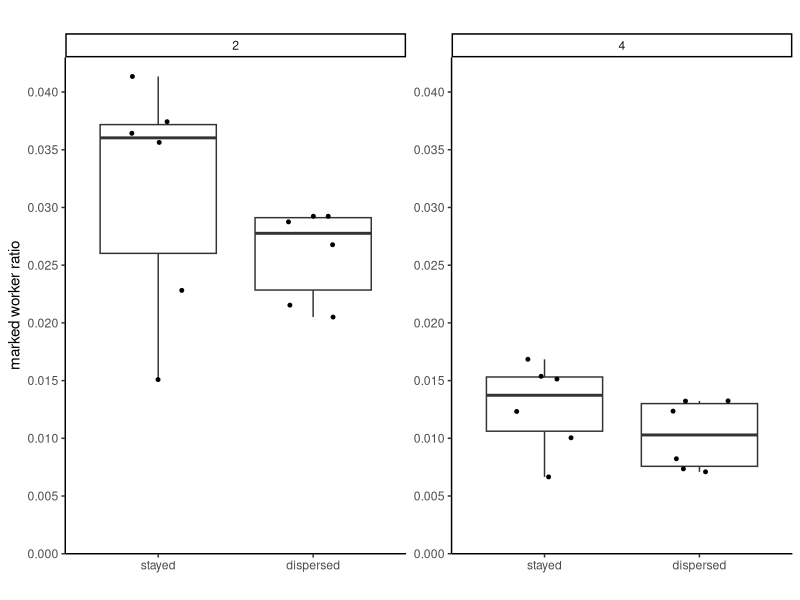
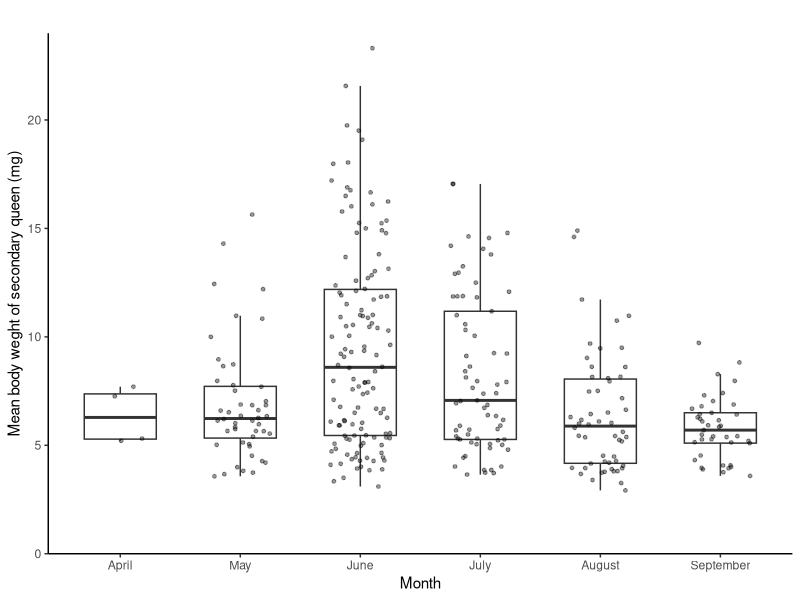
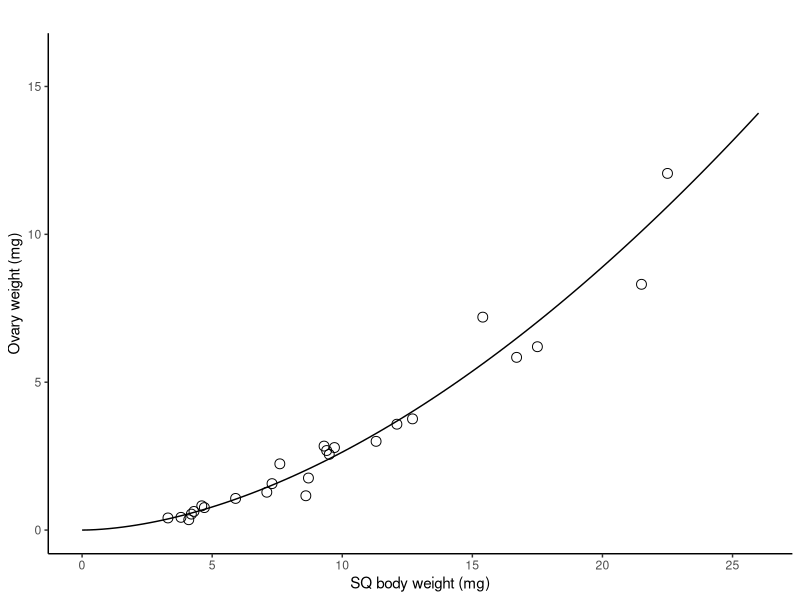
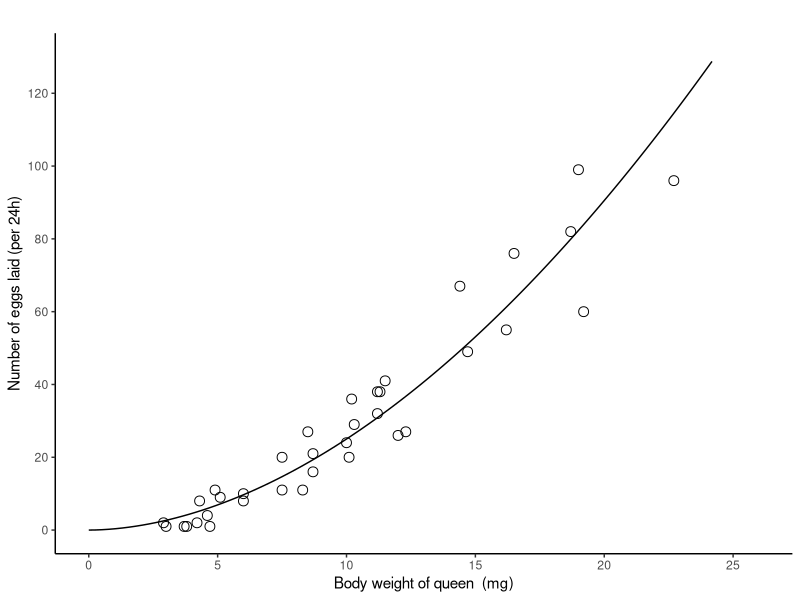
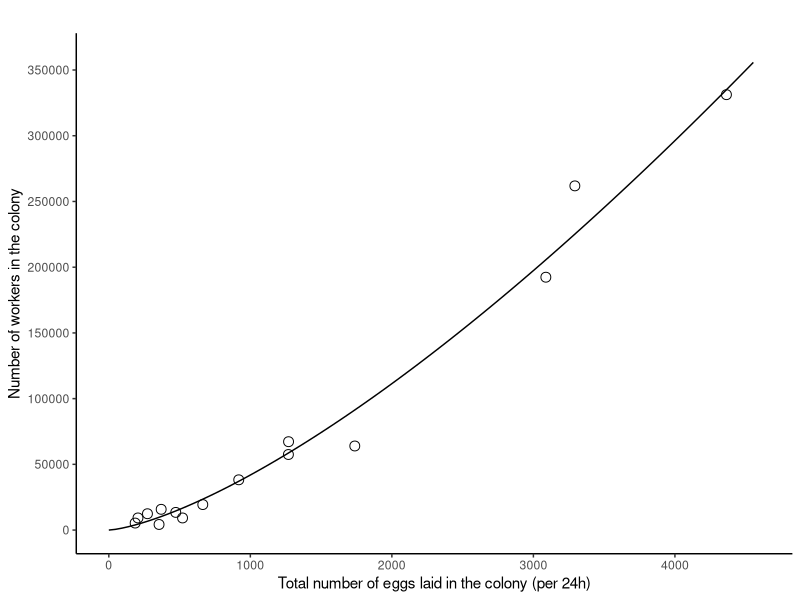
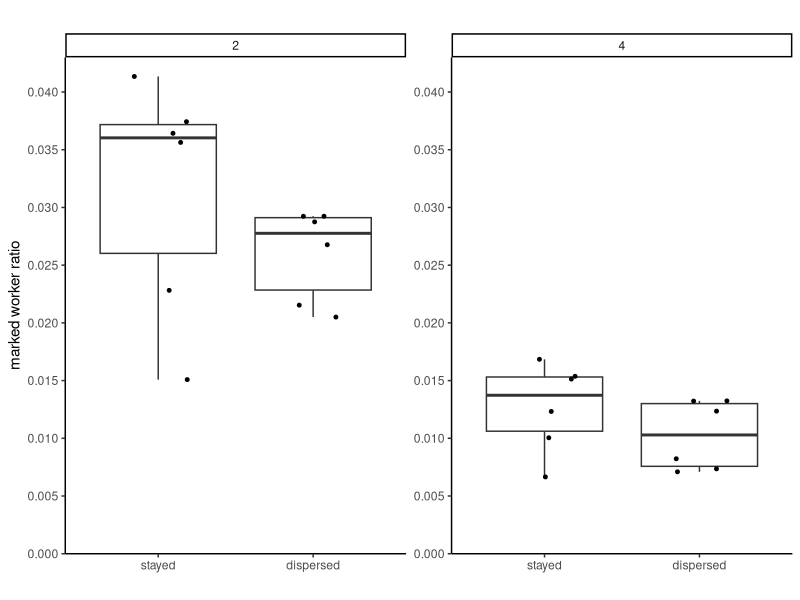
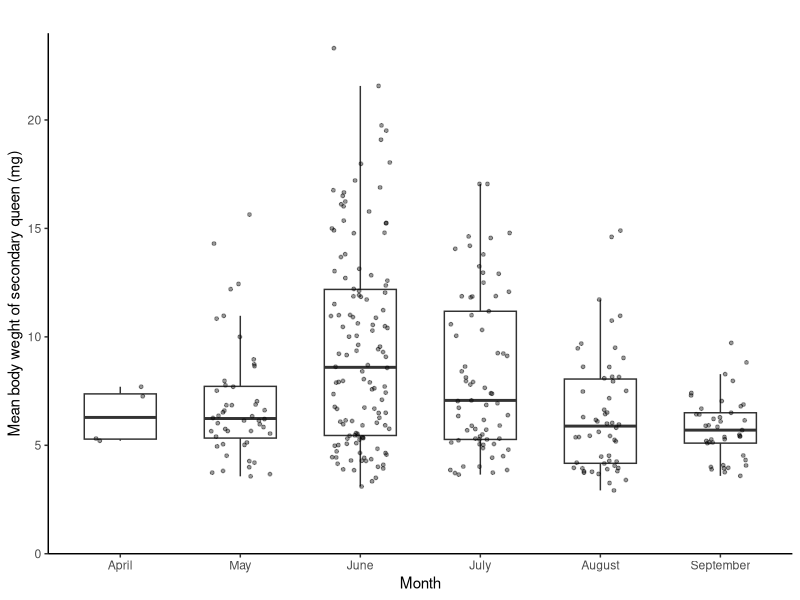
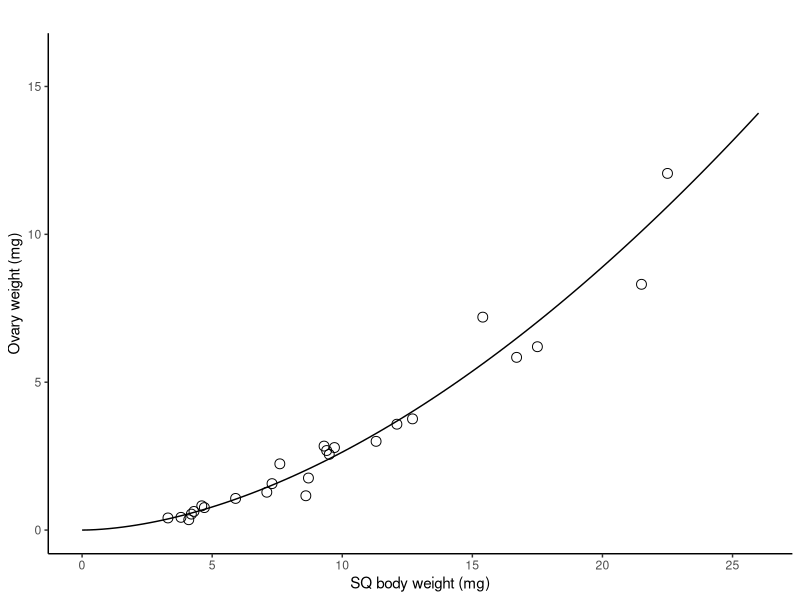

Generate these figures, in order, with R: (Note: this script raises an error after producing the figures.)
## ---- chunk 1
# All analyses were performed using R v4.2.3.
## ---- chunk 2
# packages
install.packages("readxl")
install.packages("ggplot2")
install.packages("tidyverse")
install.packages("dplyr")
install.packages("lme4")
install.packages("car")

library(readxl)
library(ggplot2)
library(tidyverse)
library(lme4)
library(car)
## ---- chunk 3
# data loading and processing
mark <- read_excel("Dataset.xlsx", sheet="mark recapture") %>% 
  mutate(total_W = no_of_unmarked_wrokers + no_of_marked_workers_stayed_in_introduced_log + no_of_marked_workers_dispersed_from_another_log) %>% 
  as.data.frame(.)

mark_r <- mark %>% 
  filter(area == "royal_chamber")
mark_f <- mark %>% 
  filter(area == "foraging")

# marked workers introduced in royal area
introduced_in_royal <- mark_r %>% 
  rename(no_of_marked_workers = no_of_marked_workers_stayed_in_introduced_log) %>% 
  dplyr::select(colony, period_week, no_of_marked_workers, total_W) %>% 
  mutate(category = "stayed")
despersed_to_foraging <- mark_f %>% 
  rename(no_of_marked_workers = no_of_marked_workers_dispersed_from_another_log) %>% 
  dplyr::select(colony, period_week, no_of_marked_workers, total_W) %>% 
  mutate(category = "dispersed")
introduced_in_royal <- rbind(introduced_in_royal, despersed_to_foraging) %>% 
   mutate(origin = "introduced_in_royal")

# marked workers introduced in foraging area
introduced_in_foraging <- mark_f %>% 
  rename(no_of_marked_workers = no_of_marked_workers_stayed_in_introduced_log) %>% 
  dplyr::select(colony, period_week, no_of_marked_workers, total_W) %>% 
  mutate(category = "stayed")
despersed_to_royal <- mark_r %>% 
  rename(no_of_marked_workers = no_of_marked_workers_dispersed_from_another_log) %>% 
  dplyr::select(colony, period_week, no_of_marked_workers, total_W) %>% 
  mutate(category = "dispersed")
introduced_in_foraging <- rbind(introduced_in_foraging, despersed_to_royal) %>% 
   mutate(origin = "introduced_in_foraging")

mark_all <- rbind(introduced_in_royal, introduced_in_foraging)
## ---- chunk 4
summary_mark <- mark %>% 
  group_by(period_week,colony) %>% 
  summarize(mean = mean(no_of_unmarked_wrokers)) %>% 
  summarize(number = n())
summary_mark
## ---- chunk 5
model_all1 <- glmer(cbind(no_of_marked_workers, total_W-no_of_marked_workers) ~ category * period_week + (1|colony), family = binomial, mark_all)
model_all2 <- glmer(cbind(no_of_marked_workers, total_W-no_of_marked_workers) ~ category + period_week + (1|colony), family = binomial, mark_all)
model_all3 <- glmer(cbind(no_of_marked_workers, total_W-no_of_marked_workers) ~ 1 + period_week + (1|colony), family = binomial, mark_all)

summary(model_all1)
anova(model_all1, model_all2, test="Chi")
## ---- chunk 6
summary(model_all2)
anova(model_all2, model_all3, test="Chi")
## ---- chunk 7
model_2w1 <- glmer(cbind(no_of_marked_workers, total_W-no_of_marked_workers) ~ category + (1|colony), family = binomial, mark_all %>% filter(period_week=="2"))
model_2w2 <- glmer(cbind(no_of_marked_workers, total_W-no_of_marked_workers) ~ 1 + (1|colony), family = binomial, mark_all %>% filter(period_week=="2"))
summary(model_2w1)
anova(model_2w1, model_2w2, test="Chi")
## ---- chunk 8
model_4w1 <- glmer(cbind(no_of_marked_workers, total_W-no_of_marked_workers) ~ category + (1|colony), family = binomial, mark_all %>% filter(period_week=="4"))
model_4w2 <- glmer(cbind(no_of_marked_workers, total_W-no_of_marked_workers) ~ 1 + (1|colony), family = binomial, mark_all %>% filter(period_week=="4"))
summary(model_4w1)
anova(model_4w1, model_4w2, test="Chi")
## ---- chunk 9
model_r1 <- glmer(cbind(no_of_marked_workers, total_W-no_of_marked_workers) ~ category * period_week + (1|colony), family = binomial, introduced_in_royal)
model_r2 <- glmer(cbind(no_of_marked_workers, total_W-no_of_marked_workers) ~ category + period_week + (1|colony), family = binomial, introduced_in_royal)
summary(model_r1)
anova(model_r1, model_r2, test="Chi")
## ---- chunk 10
model_r2_1 <- glmer(cbind(no_of_marked_workers, total_W-no_of_marked_workers) ~ category + (1|colony), family = binomial, introduced_in_royal %>% filter(period_week=="2"))
model_r2_2 <- glmer(cbind(no_of_marked_workers, total_W-no_of_marked_workers) ~ 1 + (1|colony), family = binomial, introduced_in_royal %>% filter(period_week=="2"))
summary(model_r2_1)
anova(model_r2_1, model_r2_2, test="Chi")
## ---- chunk 11
model_r4_1 <- glmer(cbind(no_of_marked_workers, total_W-no_of_marked_workers) ~ category + (1|colony), family = binomial, introduced_in_royal %>% filter(period_week=="4"))
model_r4_2 <- glmer(cbind(no_of_marked_workers, total_W-no_of_marked_workers) ~ 1 + (1|colony), family = binomial, introduced_in_royal %>% filter(period_week=="4"))
summary(model_r4_1)
anova(model_r4_1, model_r4_2, test="Chi")
## ---- chunk 12
model_f1 <- glmer(cbind(no_of_marked_workers, total_W-no_of_marked_workers) ~ category * period_week + (1|colony), family = binomial, introduced_in_foraging)
model_f2 <- glmer(cbind(no_of_marked_workers, total_W-no_of_marked_workers) ~ category + period_week + (1|colony), family = binomial, introduced_in_foraging)
summary(model_f1)
Anova(model_f1)
anova(model_f1, model_f2, test="Chi")
## ---- chunk 13
model_f2_1 <- glmer(cbind(no_of_marked_workers, total_W-no_of_marked_workers) ~ category + (1|colony), family = binomial, introduced_in_foraging %>% filter(period_week=="2"))
model_f2_2 <- glmer(cbind(no_of_marked_workers, total_W-no_of_marked_workers) ~ 1 + (1|colony), family = binomial, introduced_in_foraging %>% filter(period_week=="2"))
summary(model_f2_1)
anova(model_f2_1, model_f2_2, test="Chi")
## ---- chunk 14
model_f4_1 <- glmer(cbind(no_of_marked_workers, total_W-no_of_marked_workers) ~ category + (1|colony), family = binomial, introduced_in_foraging %>% filter(period_week=="4"))
model_f4_2 <- glmer(cbind(no_of_marked_workers, total_W-no_of_marked_workers) ~ 1 + (1|colony), family = binomial, introduced_in_foraging %>% filter(period_week=="4"))
summary(model_f4_1)
anova(model_f4_1, model_f4_2, test="Chi")
## ---- chunk 15
# distribution of marked workers
mark_all$category <- factor(mark_all$category, levels=c("stayed","dispersed")) 

Figure_mark_all <-
ggplot(mark_all,
       aes(y = no_of_marked_workers/total_W,
           x = category,
           ))+
  geom_boxplot() + 
  geom_jitter(#group = "group", 
              color = "black", 
              height = 0, 
              width = 0.2, 
              alpha = 1, 
              size = 1 
              ) +
  facet_wrap(vars(as.factor(period_week)), scales = "free") +
  scale_y_continuous(breaks=seq(0,1,by=0.005),limits=c(0,0.043),expand=c(0,0)) +
  labs(y = "marked worker ratio",
       x = "",
       title ="") +
  theme_classic()
Figure_mark_all

# save figure
ggsave(file = "Figure distribution of marked workers.pdf", plot = Figure_mark_all, dpi = 300, width = 89, height = 89, units = c("mm"))
## ---- chunk 16
# data loading
variance <- read_excel("Dataset.xlsx", sheet="seasonality in queen weight") %>% 
  as.data.frame(.)

variance_c <- variance %>% 
  group_by(colony, month) %>% 
  summarize(mean_body_weight_of_secondary_queen_mg = mean(body_weight_of_secondary_queen_mg)) %>% 
  mutate(mean_body_weight_of_secondary_queen_mg = round(mean_body_weight_of_secondary_queen_mg,2))
## ---- chunk 17
summary_variance <- variance %>% 
  summarize(number = n())
summary_variance

summary_variance_c <- variance_c %>% 
  summarize(number = n())
summary_variance_c
## ---- chunk 18
var.test(mean_body_weight_of_secondary_queen_mg ~ month, variance_c %>% filter(month=="April"|month=="May"))
var.test(mean_body_weight_of_secondary_queen_mg ~ month, variance_c %>% filter(month=="April"|month=="June"))
var.test(mean_body_weight_of_secondary_queen_mg ~ month, variance_c %>% filter(month=="April"|month=="July"))
var.test(mean_body_weight_of_secondary_queen_mg ~ month, variance_c %>% filter(month=="April"|month=="August"))
var.test(mean_body_weight_of_secondary_queen_mg ~ month, variance_c %>% filter(month=="April"|month=="September"))

var.test(mean_body_weight_of_secondary_queen_mg ~ month, variance_c %>% filter(month=="May"|month=="June"))
var.test(mean_body_weight_of_secondary_queen_mg ~ month, variance_c %>% filter(month=="May"|month=="July"))
var.test(mean_body_weight_of_secondary_queen_mg ~ month, variance_c %>% filter(month=="May"|month=="August"))
var.test(mean_body_weight_of_secondary_queen_mg ~ month, variance_c %>% filter(month=="May"|month=="September"))

var.test(mean_body_weight_of_secondary_queen_mg ~ month, variance_c %>% filter(month=="June"|month=="July"))
var.test(mean_body_weight_of_secondary_queen_mg ~ month, variance_c %>% filter(month=="June"|month=="August"))
var.test(mean_body_weight_of_secondary_queen_mg ~ month, variance_c %>% filter(month=="June"|month=="September"))

var.test(mean_body_weight_of_secondary_queen_mg ~ month, variance_c %>% filter(month=="July"|month=="August"))
var.test(mean_body_weight_of_secondary_queen_mg ~ month, variance_c %>% filter(month=="July"|month=="September"))

var.test(mean_body_weight_of_secondary_queen_mg ~ month, variance_c %>% filter(month=="August"|month=="September"))
## ---- chunk 19
variance_c$month <- factor(variance_c$month, levels=c("April","May","June","July", "August", "September"))
Fig_SQ_weight <- 
ggplot(variance_c, aes(y = mean_body_weight_of_secondary_queen_mg, x = factor(month))) + 
  geom_boxplot(outlier.shape = NA, 
               width=0.6
               ) + 
  geom_jitter(#group = "group", 
              color = "black", 
              height = 0, 
              width = 0.25, 
              alpha = 0.4, 
              size = 1 
              ) +
  scale_y_continuous(breaks=seq(0,50,by=5),limits=c(0,24),expand=c(0,0)) +
  labs(y = "Mean body weght of secondary queen (mg)", 
       x = "Month",
       title ="") +
  theme_classic()
Fig_SQ_weight

# save figure
ggsave(file = "Figure SQ weight seasonality.pdf", plot = Fig_SQ_weight, dpi = 300, width = 89, height = 89, units = c("mm"))
## ---- chunk 20
# loading data
ovary <- read_excel("Dataset.xlsx", sheet="body and ovary weight") %>% 
  as.data.frame(.)
## ---- chunk 21
summary_ovary <- ovary %>% 
  summarize(number = n())
summary_ovary
## ---- chunk 22
model_og <- glm(ovaries_weight_mg ~ log(body_weight_of_secondary_queen_mg), family = Gamma(link = "log"), ovary)
model_og2 <- glm(ovaries_weight_mg ~ 1, family = Gamma(link = "log"), ovary)
summary(model_og)
anova(model_og, model_og2, test="Chi")
Anova(model_og)
## ---- chunk 23
Fig_ovary <- 
  ggplot(ovary, aes(y = ovaries_weight_mg, x = body_weight_of_secondary_queen_mg)) +
  stat_function(fun = function(x){exp(coef(model_og)[1] + coef(model_og)[2]*log(x))}) + 
  geom_point(size = 3, shape = 1) +
  labs(x = "SQ body weight (mg)",
       y = "Ovary weight (mg)", 
       title ="") +
  scale_x_continuous(breaks=seq(0,50,by=5),limits=c(0,26)) +
  scale_y_continuous(breaks=seq(0,20,by=5),limits=c(0,16)) +
  theme_classic()
Fig_ovary

# save figure
ggsave(file = "Figure ovary.pdf", plot = Fig_ovary, dpi = 300, width = 89, height = 89, units = c("mm"))
## ---- chunk 24
summary_ymean <- ovary %>% 
  summarize(mean = mean(ovaries_weight_mg))
mean <- summary_ymean$mean[1]

ovary_prep <- ovary %>% 
  mutate(pred = exp(coef(model_og)[1] + coef(model_og)[2]*log(body_weight_of_secondary_queen_mg))) %>% 
  mutate(resid_square = (ovaries_weight_mg - pred)^2) %>% 
  mutate(deviation_square = (ovaries_weight_mg - mean)^2)

ovary_r2 <- ovary_prep %>% 
  summarize(numerator = sum(resid_square),
            denominator = sum(deviation_square)) %>% 
  mutate(r2 = 1 - numerator/denominator)

ovary_r2
## ---- chunk 25
# data loading
egg <- read_excel("Dataset.xlsx", sheet="queen weight and egg production") %>% 
  as.data.frame(.)
## ---- chunk 26
summary_egg <- egg %>% 
  group_by(colony) %>% 
  summarize(mean = mean(no_of_eggs_laid)) %>% 
  summarize(number = n())
summary_egg
## ---- chunk 27
model_eg <- glm(no_of_eggs_laid ~ log(body_weight_of_secondary_queen_mg), family = poisson(link = "log"), egg)
model_eg2 <- glm(no_of_eggs_laid ~ 1, family = poisson(link = "log"), egg)
summary(model_eg)
anova(model_eg, model_eg2, test="Chi")
Anova(model_eg)
## ---- chunk 28
Fig_egg <- 
  ggplot(egg, aes(y = no_of_eggs_laid, x = body_weight_of_secondary_queen_mg)) +
  stat_function(fun = function(x){exp(coef(model_eg)[1] + coef(model_eg)[2]*log(x))}) +
  geom_point(size = 3, shape = 1) +
  labs(x = "Body weight of queen  (mg)",
       y = "Number of eggs laid (per 24h)", 
       title ="") +
  scale_x_continuous(breaks=seq(-10,50,by=5),limits=c(0,26)) +
  scale_y_continuous(breaks=seq(-40,300,by=20),limits=c(0,130)) +
  theme_classic()
Fig_egg

# save figure
ggsave(file = "Figure egg production.pdf", plot = Fig_egg, dpi = 300, width = 89, height = 89, units = c("mm"))
## ---- chunk 29
summary_ymean <- egg %>% 
  summarize(mean = mean(no_of_eggs_laid))
mean <- summary_ymean$mean[1]

egg_prep <- egg %>% 
  mutate(pred = exp(coef(model_eg)[1] + coef(model_eg)[2]*log(body_weight_of_secondary_queen_mg))) %>% 
  mutate(resid_square = (no_of_eggs_laid - pred)^2) %>% 
  mutate(deviation_square = (no_of_eggs_laid - mean)^2)

egg_r2 <- egg_prep %>% 
  summarize(numerator = sum(resid_square),
            denominator = sum(deviation_square)) %>% 
  mutate(r2 = 1 - numerator/denominator)

egg_r2
## ---- chunk 30
# data loading and calculation of number of eggs laid in the colony
egg_estimate <- read_excel("Dataset.xlsx", sheet="colony size and egg production") %>% 
  as.data.frame(.) %>% 
  mutate(daily_egg_production = round((exp(coef(model_eg)[1] + coef(model_eg)[2]*log(mean_body_weight_of_secondary_queen_mg)))*no_of_secondary_queen, 0))
## ---- chunk 31
summary_egg_estimate <- egg_estimate %>% 
  summarize(number = n())
summary_egg_estimate
## ---- chunk 32
model_w_egg <- glm(no_of_worker ~ log(daily_egg_production), family = poisson(link = "log"), egg_estimate)
model_w_egg2 <- glm(no_of_worker ~ 1, family = poisson(link = "log"), egg_estimate)
summary(model_w_egg)
summary(model_w_egg2)
anova(model_w_egg, model_w_egg2, test="Chi")
Anova(model_w_egg)
## ---- chunk 33
Fig_egg_W <- 
  ggplot(egg_estimate, aes(y = no_of_worker, x = daily_egg_production)) +
  stat_function(fun = function(x){exp(coef(model_w_egg)[1] + coef(model_w_egg)[2]*log(x))}) +
  geom_point(size = 3, shape = 1) +
  labs(y = "Number of workers in the colony",
       x = "Total number of eggs laid in the colony (per 24h)", 
       title ="") +
  scale_y_continuous(breaks=seq(0,450000,by=50000),limits=c(0,360000)) +
  scale_x_continuous(breaks=seq(0,6000,by=1000),limits=c(0,4600)) +
  theme_classic()
Fig_egg_W

# save figure
ggsave(file = "Figure W egg.pdf", plot = Fig_egg_W, dpi = 300, width = 89, height = 89, units = c("mm"))
## ---- chunk 34
summary_ymean <- egg_estimate %>% 
  summarize(mean = mean(no_of_worker))
mean <- summary_ymean$mean[1]

egg_estimate_prep <- egg_estimate %>% 
  mutate(pred = exp(coef(model_w_egg)[1] + coef(model_w_egg)[2]*log(daily_egg_production))) %>% 
  mutate(resid_square = (no_of_worker - pred)^2) %>% 
  mutate(deviation_square = (no_of_worker - mean)^2)

egg_estimate_r2 <- egg_estimate_prep %>% 
  summarize(numerator = sum(resid_square),
            denominator = sum(deviation_square)) %>% 
  mutate(r2 = 1 - numerator/denominator)

egg_estimate_r2
## ---- chunk 35
model_w_k <- glm(no_of_worker ~ log(body_weight_of_primary_king_mg), family = poisson(link = "log"), q_estimate)
model_w_k2 <- glm(no_of_worker ~ 1, family = poisson(link = "log"), q_estimate)
summary(model_w_k)
anova(model_w_k, model_w_k2, test="Chi")
Anova(model_w_k)
## ---- chunk 36
summary_ymean <- q_estimate %>% 
  summarize(mean = mean(no_of_worker))
mean <- summary_ymean$mean[1]

q_estimate_prep <- q_estimate %>% 
  mutate(pred = exp(coef(model_w_k)[1] + coef(model_w_k)[2]*log(body_weight_of_primary_king_mg))) %>% 
  mutate(resid_square = (no_of_worker - pred)^2) %>% 
  mutate(deviation_square = (no_of_worker - mean)^2)

q_estimate_r2 <- q_estimate_prep %>% 
  summarize(numerator = sum(resid_square),
            denominator = sum(deviation_square)) %>% 
  mutate(r2 = 1 - numerator/denominator)

q_estimate_r2
## ---- chunk 37
model_w_mq <- glm(no_of_worker ~ log(mean_body_weight_of_secondary_queen_mg), family = poisson(link = "log"), q_estimate)
model_w_mq2 <- glm(no_of_worker ~ 1, family = poisson(link = "log"), q_estimate)
summary(model_w_mq)
anova(model_w_mq, model_w_mq2, test="Chi")
Anova(model_w_mq)
## ---- chunk 38
summary_ymean <- q_estimate %>% 
  summarize(mean = mean(no_of_worker))
mean <- summary_ymean$mean[1]

q_estimate_prep <- q_estimate %>% 
  mutate(pred = exp(coef(model_w_mq)[1] + coef(model_w_mq)[2]*log(mean_body_weight_of_secondary_queen_mg))) %>% 
  mutate(resid_square = (no_of_worker - pred)^2) %>% 
  mutate(deviation_square = (no_of_worker - mean)^2)

q_estimate_r2 <- q_estimate_prep %>% 
  summarize(numerator = sum(resid_square),
            denominator = sum(deviation_square)) %>% 
  mutate(r2 = 1 - numerator/denominator)

q_estimate_r2
## ---- chunk 39
model_w_nq <- glm(no_of_worker ~ log(no_of_secondary_queen), family = poisson(link = "log"), q_estimate)
model_w_nq2 <- glm(no_of_worker ~ 1, family = poisson(link = "log"), q_estimate)
summary(model_w_nq)
anova(model_w_nq, model_w_nq2, test="Chi")
Anova(model_w_nq)
## ---- chunk 40
summary_ymean <- q_estimate %>% 
  summarize(mean = mean(no_of_worker))
mean <- summary_ymean$mean[1]

q_estimate_prep <- q_estimate %>% 
  mutate(pred = exp(coef(model_w_nq)[1] + coef(model_w_nq)[2]*log(no_of_secondary_queen))) %>% 
  mutate(resid_square = (no_of_worker - pred)^2) %>% 
  mutate(deviation_square = (no_of_worker - mean)^2)

q_estimate_r2 <- q_estimate_prep %>% 
  summarize(numerator = sum(resid_square),
            denominator = sum(deviation_square)) %>% 
  mutate(r2 = 1 - numerator/denominator)

q_estimate_r2
## ---- chunk 41
# data loading and calculation of number of eggs laid in the colony
q_estimate <- read_excel("Dataset.xlsx", sheet="colony size and egg production") %>% 
  as.data.frame(.) %>% 
  mutate(daily_egg_production = round((exp(coef(model_eg)[1] + coef(model_eg)[2]*log(mean_body_weight_of_secondary_queen_mg)))*no_of_secondary_queen, 0)) %>% 
  mutate(total_queen_weight = mean_body_weight_of_secondary_queen_mg*no_of_secondary_queen)
## ---- chunk 42
summary_q_estimate <- q_estimate %>% 
  summarize(number = n())
summary_q_estimate
## ---- chunk 43
model_w_q <- glm(no_of_worker ~ log(total_queen_weight), family = poisson(link = "log"), q_estimate)
model_w_q2 <- glm(no_of_worker ~ 1, family = poisson(link = "log"), q_estimate)
summary(model_w_q)
anova(model_w_q, model_w_q2, test="Chi")
Anova(model_w_q)
## ---- chunk 44
Fig_Q_W <- 
  ggplot(q_estimate, aes(y = no_of_worker, x = total_queen_weight)) +
  stat_function(fun = function(x){exp(coef(model_w_q)[1] + coef(model_w_q)[2]*log(x))}) +
  geom_point(size = 3, shape = 1) +
  labs(y = "Number of workers in the colony",
       x = "Total weight of queens (mg)", 
       title ="") +
  scale_y_continuous(breaks=seq(0,450000,by=50000),limits=c(0,360000)) +
  scale_x_continuous(breaks=seq(0,6000,by=200),limits=c(0,1200)) +
  theme_classic()
Fig_Q_W

# save figure
ggsave(file = "Figure W Q.pdf", plot = Fig_Q_W, dpi = 300, width = 89, height = 89, units = c("mm"))
## ---- chunk 45
summary_ymean <- q_estimate %>% 
  summarize(mean = mean(no_of_worker))
mean <- summary_ymean$mean[1]

q_estimate_prep <- q_estimate %>% 
  mutate(pred = exp(coef(model_w_q)[1] + coef(model_w_q)[2]*log(total_queen_weight))) %>% 
  mutate(resid_square = (no_of_worker - pred)^2) %>% 
  mutate(deviation_square = (no_of_worker - mean)^2)

q_estimate_r2 <- q_estimate_prep %>% 
  summarize(numerator = sum(resid_square),
            denominator = sum(deviation_square)) %>% 
  mutate(r2 = 1 - numerator/denominator)

q_estimate_r2
## ---- chunk 46
# data loading and estimation of number of workers in the colony
worker_estimate <- read_excel("Dataset.xlsx", sheet="colony size estimation") %>% 
  as.data.frame(.) %>% 
  mutate(daily_egg_production = round((exp(coef(model_eg)[1] + coef(model_eg)[2]*log(mean_body_weight_of_secondary_queen_mg)))*no_of_secondary_queen, 0)) %>% 
  mutate(W_estimate = round(exp(coef(model_w_egg)[1] + coef(model_w_egg)[2]*log(daily_egg_production)),0))
## ---- chunk 47
summary_worker_estimate <- worker_estimate %>% 
  summarize(number = n(),
            first_quartile = quantile(W_estimate, 0.25, na.rm = TRUE), 
            median = median(W_estimate),
            third_quartile = quantile(W_estimate, 0.75, na.rm = TRUE), 
            max = max(W_estimate))
summary_worker_estimate
## ---- chunk 48
# colony size in the field
hist <-
ggplot(worker_estimate, aes(x = W_estimate)) +
  geom_histogram(boundary = 1, 
                 binwidth = 10000, 
                 color="black"
                 ) +
  scale_x_continuous(breaks = seq(0, 1000000, by = 50000), limits=c(0,480000), expand = c(0,0)) +  
  scale_y_continuous(breaks = seq(0, 100, by = 10), limits=c(0,48), expand = c(0,0)) + 
  labs(x = "Number of workers in the colony",
       y = "Number of colonies") +
  theme_classic()
hist
